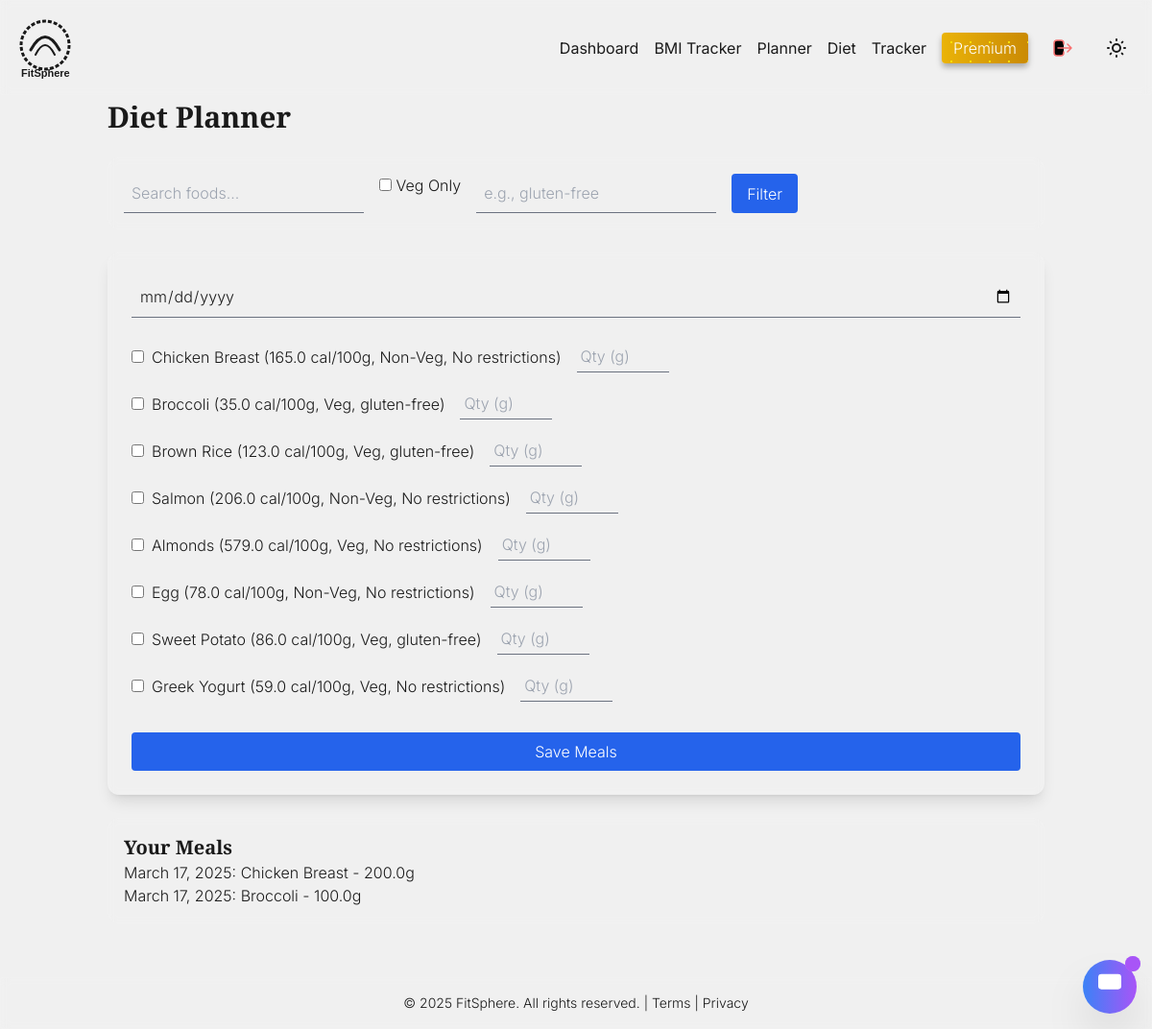
The page /diet-planner/ (signed in) on the database as committed earlier.
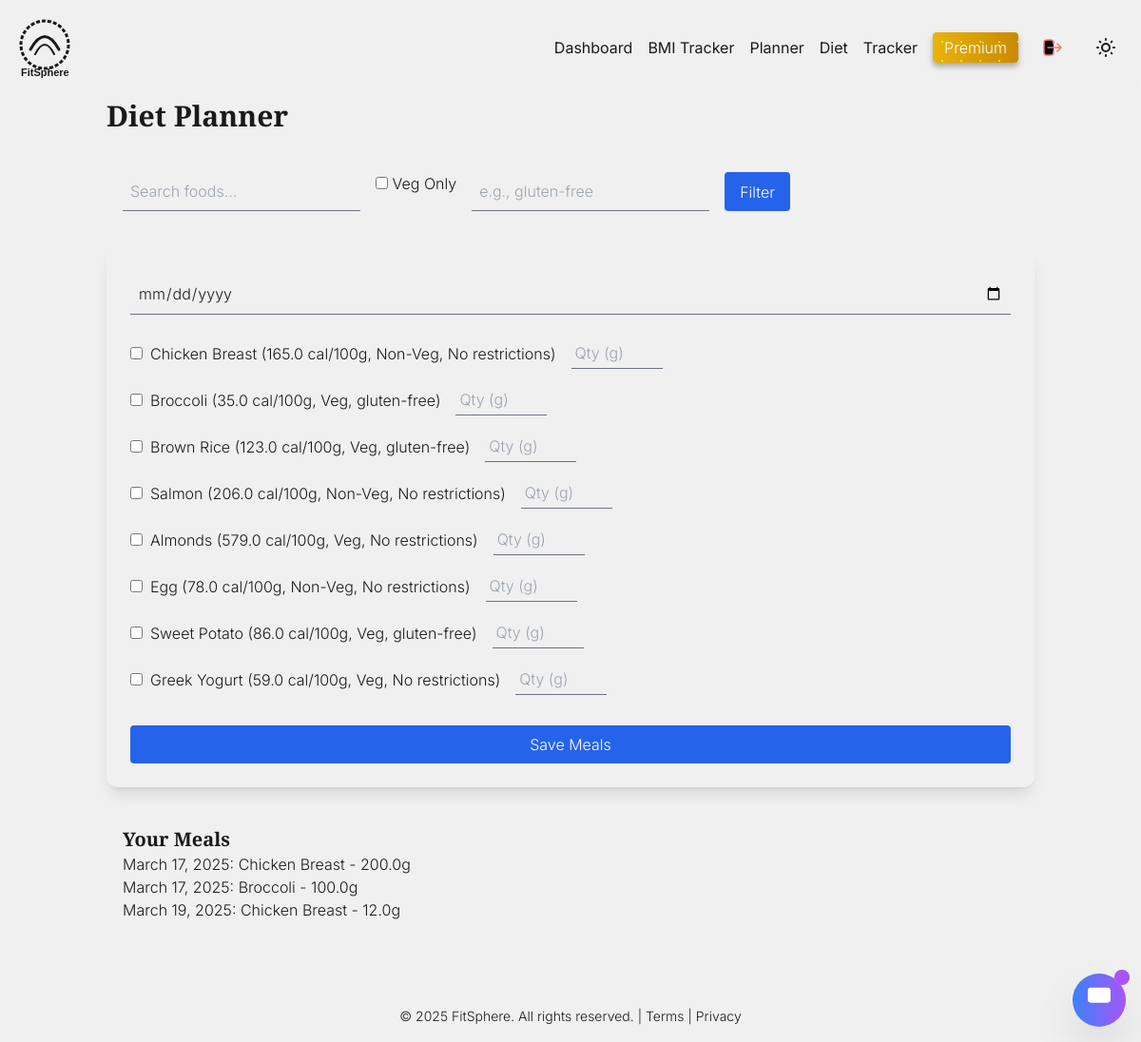
The same page on the database as committed later.
### core/models.py (models this page shows, shortened)
class Food(models.Model):
    food_id = models.AutoField(primary_key=True)
    name = models.CharField(max_length=100, unique=True)
    calories = models.FloatField(help_text="Calories per 100g")
    protein = models.FloatField(help_text="Protein per 100g")
    carbs = models.FloatField(help_text="Carbs per 100g")
    fat = models.FloatField(help_text="Fat per 100g")
    is_veg = models.BooleanField(default=False)
    restrictions = models.CharField(max_length=100, blank=True, help_text="e.g., gluten-free, nut-free")

class Meal(models.Model):
    meal_id = models.AutoField(primary_key=True)
    user = models.ForeignKey(User, on_delete=models.CASCADE)
    date = models.DateField()
    food = models.ForeignKey(Food, on_delete=models.CASCADE)
    quantity = models.FloatField(help_text="Quantity in grams")

### core/views.py (the view, shortened to what this page needs)
# urls.py: path('diet-planner/', views.diet_planner, name='diet_planner'),
@login_required
def diet_planner(request):
    foods = Food.objects.all()
    if 'search' in request.GET:
        foods = foods.filter(name__icontains=request.GET['search'])
    if 'veg' in request.GET:
        foods = foods.filter(is_veg=(request.GET['veg'] == 'true'))
    if 'restriction' in request.GET:
        foods = foods.filter(restrictions__icontains=request.GET['restriction'])
    meals = Meal.objects.filter(user=request.user)
    return render(request, 'diet_planner.html', {'foods': foods, 'meals': meals})

### core/templates/diet_planner.html (shortened to what this page needs)
{% extends 'base.html' %}
{% block content %}
<div class="container mx-auto p-6">
    <h1 class="text-3xl font-bold mb-6">Diet Planner</h1>
    <form method="get" class="glass p-4 rounded-xl mb-6">
        <div class="flex flex-wrap gap-4">
            <input type="text" name="search" placeholder="Search foods..." class="p-2 bg-transparent border-b border-gray-500 focus:outline-none">
            <label><input type="checkbox" name="veg" value="true" {% if request.GET.veg == 'true' %}checked{% endif %}> Veg Only</label>
            <input type="text" name="restriction" placeholder="e.g., gluten-free" class="p-2 bg-transparent border-b border-gray-500 focus:outline-none" value="{{ request.GET.restriction }}">
            <button type="submit" class="py-2 px-4 bg-blue-600 hover:bg-blue-700 text-white rounded">Filter</button>
        </div>
    </form>
    <form method="post" class="glass p-6 rounded-xl shadow-lg">
        <input type="date" name="date" required class="p-2 bg-transparent border-b border-gray-500 focus:outline-none mb-6 w-full">
        <div class="space-y-4 max-h-96 overflow-y-auto">
            {% for food in foods %}
                <div class="flex items-center">
                    <input type="checkbox" name="foods" value="{{ food.food_id }}" class="mr-2">
                    <label>{{ food.name }} ({{ food.calories }} cal/100g, {% if food.is_veg %}Veg{% else %}Non-Veg{% endif %}, {{ food.restrictions|default:"No restrictions" }})</label>
                    <input type="number" name="quantities" placeholder="Qty (g)" class="ml-4 p-1 bg-transparent border-b border-gray-500 focus:outline-none w-24">
                </div>
            {% endfor %}
        </div>
        <button type="submit" class="mt-6 w-full py-2 bg-blue-600 hover:bg-blue-700 text-white rounded">Save Meals</button>
    </form>
    <div class="mt-6 glass p-4 rounded-xl">
        <h2 class="text-xl font-semibold">Your Meals</h2>
        {% for meal in meals %}
            <p>{{ meal.date }}: {{ meal.food.name }} - {{ meal.quantity }}g</p>
        {% empty %}
            <p>No meals logged yet.</p>
        {% endfor %}
    </div>
</div>
{% endblock %}

Rows that differ between the two databases and show on the page:
added Meal: date "March 19, 2025", food.name "Chicken Breast", quantity "12.0"
